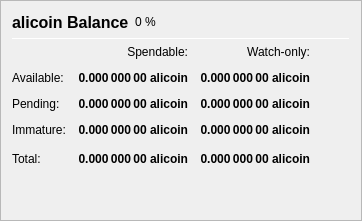
                   <widget class="QFrame" name="frame_Balances">
                    <property name="frameShape">
                     <enum>QFrame::StyledPanel</enum>
                    </property>
                    <property name="frameShadow">
                     <enum>QFrame::Raised</enum>
                    </property>
                    <layout class="QVBoxLayout" name="verticalLayout_4">
                     <item>
                      <layout class="QHBoxLayout" name="horizontalLayout_4">
                       <item>
                        <widget class="QLabel" name="label_5">
                         <property name="minimumSize">
                          <size>
                           <width>0</width>
                           <height>20</height>
                          </size>
                         </property>
                         <property name="font">
                          <font>
                           <pointsize>12</pointsize>
                           <weight>75</weight>
                           <bold>true</bold>
                          </font>
                         </property>
                         <property name="text">
                          <string>alicoin Balance</string>
                         </property>
                        </widget>
                       </item>
                       <item>
                        <widget class="QLabel" name="labelECAPercent">
                         <property name="text">
                          <string notr="true">0 %</string>
                         </property>
                        </widget>
                       </item>
                       <item>
                        <spacer name="horizontalSpacer_3">
                         <property name="orientation">
                          <enum>Qt::Horizontal</enum>
                         </property>
                         <property name="sizeHint" stdset="0">
                          <size>
                           <width>40</width>
                           <height>20</height>
                          </size>
                         </property>
                        </spacer>
                       </item>
                      </layout>
                     </item>
                     <item>
                      <widget class="Line" name="line_Balance">
                       <property name="minimumSize">
                        <size>
                         <width>0</width>
                         <height>1</height>
                        </size>
                       </property>
                       <property name="maximumSize">
                        <size>
                         <width>16777215</width>
                         <height>1</height>
                        </size>
                       </property>
                       <property name="orientation">
                        <enum>Qt::Horizontal</enum>
                       </property>
                      </widget>
                     </item>
                     <item>
                      <layout class="QGridLayout" name="gridLayout">
                       <property name="spacing">
                        <number>12</number>
                       </property>
                       <item row="0" column="1">
                        <widget class="QLabel" name="labelSpendable">
                         <property name="text">
                          <string>Spendable:</string>
                         </property>
                         <property name="alignment">
                          <set>Qt::AlignRight|Qt::AlignTrailing|Qt::AlignVCenter</set>
                         </property>
                        </widget>
                       </item>
                       <item row="0" column="2">
                        <widget class="QLabel" name="labelWatchonly">
                         <property name="text">
                          <string>Watch-only:</string>
                         </property>
                         <property name="alignment">
                          <set>Qt::AlignRight|Qt::AlignTrailing|Qt::AlignVCenter</set>
                         </property>
                        </widget>
                       </item>
                       <item row="1" column="0">
                        <widget class="QLabel" name="labelBalanceText">
                         <property name="text">
                          <string>Available:</string>
                         </property>
                        </widget>
                       </item>
                       <item row="1" column="1">
                        <widget class="QLabel" name="labelBalance">
                         <property name="font">
                          <font>
                           <weight>75</weight>
                           <bold>true</bold>
                          </font>
                         </property>
                         <property name="cursor">
                          <cursorShape>IBeamCursor</cursorShape>
                         </property>
                         <property name="toolTip">
                          <string>Your current spendable balance</string>
                         </property>
                         <property name="text">
                          <string notr="true">0.000 000 00 alicoin</string>
                         </property>
                         <property name="alignment">
                          <set>Qt::AlignRight|Qt::AlignTrailing|Qt::AlignVCenter</set>
                         </property>
                         <property name="textInteractionFlags">
                          <set>Qt::LinksAccessibleByMouse|Qt::TextSelectableByKeyboard|Qt::TextSelectableByMouse</set>
                         </property>
                        </widget>
                       </item>
                       <item row="1" column="2">
                        <widget class="QLabel" name="labelWatchAvailable">
                         <property name="font">
                          <font>
                           <weight>75</weight>
                           <bold>true</bold>
                          </font>
                         </property>
                         <property name="cursor">
                          <cursorShape>IBeamCursor</cursorShape>
                         </property>
                         <property name="toolTip">
                          <string>Your current balance in watch-only addresses</string>
                         </property>
                         <property name="text">
                          <string notr="true">0.000 000 00 alicoin</string>
                         </property>
                         <property name="alignment">
                          <set>Qt::AlignRight|Qt::AlignTrailing|Qt::AlignVCenter</set>
                         </property>
                         <property name="textInteractionFlags">
                          <set>Qt::LinksAccessibleByMouse|Qt::TextSelectableByKeyboard|Qt::TextSelectableByMouse</set>
                         </property>
                        </widget>
                       </item>
                       <item row="2" column="0">
                        <widget class="QLabel" name="labelPendingText">
                         <property name="text">
                          <string>Pending:</string>
                         </property>
                        </widget>
                       </item>
                       <item row="2" column="1">
                        <widget class="QLabel" name="labelUnconfirmed">
                         <property name="font">
                          <font>
                           <weight>75</weight>
                           <bold>true</bold>
                          </font>
                         </property>
                         <property name="cursor">
                          <cursorShape>IBeamCursor</cursorShape>
                         </property>
                         <property name="toolTip">
                          <string>Total of transactions that have yet to be confirmed, and do not yet count toward the spendable balance</string>
                         </property>
                         <property name="text">
                          <string notr="true">0.000 000 00 alicoin</string>
                         </property>
                         <property name="alignment">
                          <set>Qt::AlignRight|Qt::AlignTrailing|Qt::AlignVCenter</set>
                         </property>
                         <property name="textInteractionFlags">
                          <set>Qt::LinksAccessibleByMouse|Qt::TextSelectableByKeyboard|Qt::TextSelectableByMouse</set>
                         </property>
                        </widget>
                       </item>
                       <item row="2" column="2">
                        <widget class="QLabel" name="labelWatchPending">
                         <property name="font">
                          <font>
                           <weight>75</weight>
                           <bold>true</bold>
                          </font>
                         </property>
                         <property name="cursor">
                          <cursorShape>IBeamCursor</cursorShape>
                         </property>
                         <property name="toolTip">
                          <string>Unconfirmed transactions to watch-only addresses</string>
                         </property>
                         <property name="text">
                          <string notr="true">0.000 000 00 alicoin</string>
                         </property>
                         <property name="alignment">
                          <set>Qt::AlignRight|Qt::AlignTrailing|Qt::AlignVCenter</set>
                         </property>
                         <property name="textInteractionFlags">
                          <set>Qt::LinksAccessibleByMouse|Qt::TextSelectableByKeyboard|Qt::TextSelectableByMouse</set>
                         </property>
                        </widget>
                       </item>
                       <item row="3" column="0">
                        <widget class="QLabel" name="labelImmatureText">
                         <property name="text">
                          <string>Immature:</string>
                         </property>
                        </widget>
                       </item>
                       <item row="3" column="1">
                        <widget class="QLabel" name="labelImmature">
                         <property name="font">
                          <font>
                           <weight>75</weight>
                           <bold>true</bold>
                          </font>
                         </property>
                         <property name="cursor">
                          <cursorShape>IBeamCursor</cursorShape>
                         </property>
                         <property name="toolTip">
                          <string>Staked rewards that has not yet matured</string>
                         </property>
                         <property name="text">
                          <string notr="true">0.000 000 00 alicoin</string>
                         </property>
                         <property name="alignment">
                          <set>Qt::AlignRight|Qt::AlignTrailing|Qt::AlignVCenter</set>
                         </property>
                         <property name="textInteractionFlags">
                          <set>Qt::LinksAccessibleByMouse|Qt::TextSelectableByKeyboard|Qt::TextSelectableByMouse</set>
                         </property>
                        </widget>
                       </item>
                       <item row="3" column="2">
                        <widget class="QLabel" name="labelWatchImmature">
                         <property name="font">
                          <font>
                           <weight>75</weight>
                           <bold>true</bold>
                          </font>
                         </property>
                         <property name="cursor">
                          <cursorShape>IBeamCursor</cursorShape>
                         </property>
                         <property name="toolTip">
                          <string>Staked or masternode rewards in watch-only addresses that has not yet matured</string>
                         </property>
                         <property name="text">
                          <string notr="true">0.000 000 00 alicoin</string>
                         </property>
                         <property name="alignment">
                          <set>Qt::AlignRight|Qt::AlignTrailing|Qt::AlignVCenter</set>
                         </property>
                         <property name="textInteractionFlags">
                          <set>Qt::LinksAccessibleByMouse|Qt::TextSelectableByKeyboard|Qt::TextSelectableByMouse</set>
                         </property>
                        </widget>
                       </item>
                       <!--
                       <item row="4" column="0">
                        <widget class="QLabel" name="labelLockedBalanceText">
                         <property name="toolTip">
                          <string>Locked alicoin or Masternode collaterals. These are excluded from zECA minting.</string>
                         </property>
                         <property name="text">
                          <string>Locked:</string>
                         </property>
                        </widget>
                       </item>
                       <item row="4" column="1">
                        <widget class="QLabel" name="labelLockedBalance">
                         <property name="font">
                          <font>
                           <weight>75</weight>
                           <bold>true</bold>
                          </font>
                         </property>
                         <property name="cursor">
                          <cursorShape>IBeamCursor</cursorShape>
                         </property>
                         <property name="toolTip">
                          <string>Locked alicoin or Masternode collaterals. These are excluded from zECA minting.</string>
                         </property>
                         <property name="text">
                          <string notr="true">0.000 000 00 alicoin</string>
                         </property>
                         <property name="alignment">
                          <set>Qt::AlignRight|Qt::AlignTrailing|Qt::AlignVCenter</set>
                         </property>
                         <property name="textInteractionFlags">
                          <set>Qt::LinksAccessibleByMouse|Qt::TextSelectableByKeyboard|Qt::TextSelectableByMouse</set>
                         </property>
                        </widget>
                       </item>
                       <item row="4" column="2">
                        <widget class="QLabel" name="labelWatchLocked">
                         <property name="font">
                          <font>
                           <weight>75</weight>
                           <bold>true</bold>
                          </font>
                         </property>
                         <property name="cursor">
                          <cursorShape>IBeamCursor</cursorShape>
                         </property>
                         <property name="toolTip">
                          <string>Current locked balance in watch-only addresses</string>
                         </property>
                         <property name="text">
                          <string notr="true">0.000 000 00 alicoin</string>
                         </property>
                         <property name="alignment">
                          <set>Qt::AlignRight|Qt::AlignTrailing|Qt::AlignVCenter</set>
                         </property>
                         <property name="textInteractionFlags">
                          <set>Qt::LinksAccessibleByMouse|Qt::TextSelectableByKeyboard|Qt::TextSelectableByMouse</set>
                         </property>
                        </widget>
                       </item>
                       -->
                       <item row="5" column="0">
                        <widget class="QLabel" name="labelTotalText">
                         <property name="toolTip">
                          <string>Your current alicoin balance, unconfirmed and immature transactions included</string>
                         </property>
                         <property name="text">
                          <string>Total:</string>
                         </property>
                        </widget>
                       </item>
                       <item row="5" column="1">
                        <widget class="QLabel" name="labelTotal">
                         <property name="font">
                          <font>
                           <weight>75</weight>
                           <bold>true</bold>
                          </font>
                         </property>
                         <property name="cursor">
                          <cursorShape>IBeamCursor</cursorShape>
                         </property>
                         <property name="toolTip">
                          <string>Your current alicoin balance, unconfirmed and immature transactions included</string>
                         </property>
                         <property name="text">
                          <string notr="true">0.000 000 00 alicoin</string>
                         </property>
                         <property name="alignment">
                          <set>Qt::AlignRight|Qt::AlignTrailing|Qt::AlignVCenter</set>
                         </property>
                         <property name="textInteractionFlags">
                          <set>Qt::LinksAccessibleByMouse|Qt::TextSelectableByKeyboard|Qt::TextSelectableByMouse</set>
                         </property>
                        </widget>
                       </item>
                       <item row="5" column="2">
                        <widget class="QLabel" name="labelWatchTotal">
                         <property name="font">
                          <font>
                           <weight>75</weight>
                           <bold>true</bold>
                          </font>
                         </property>
                         <property name="cursor">
                          <cursorShape>IBeamCursor</cursorShape>
                         </property>
                         <property name="toolTip">
                          <string>Current total balance in watch-only addresses</string>
                         </property>
                         <property name="text">
                          <string notr="true">0.000 000 00 alicoin</string>
                         </property>
                         <property name="alignment">
                          <set>Qt::AlignRight|Qt::AlignTrailing|Qt::AlignVCenter</set>
                         </property>
                         <property name="textInteractionFlags">
                          <set>Qt::LinksAccessibleByMouse|Qt::TextSelectableByKeyboard|Qt::TextSelectableByMouse</set>
                         </property>
                        </widget>
                       </item>
                       <item row="5" column="3">
                        <spacer name="horizontalSpacer_9">
                         <property name="orientation">
                          <enum>Qt::Horizontal</enum>
                         </property>
                         <property name="sizeHint" stdset="0">
                          <size>
                           <width>40</width>
                           <height>20</height>
                          </size>
                         </property>
                        </spacer>
                       </item>
                      </layout>
                     </item>
                     <item>
                      <spacer name="verticalSpacer_3">
                       <property name="orientation">
                        <enum>Qt::Vertical</enum>
                       </property>
                       <property name="sizeHint" stdset="0">
                        <size>
                         <width>20</width>
                         <height>40</height>
                        </size>
                       </property>
                      </spacer>
                     </item>
                    </layout>
                   </widget>
